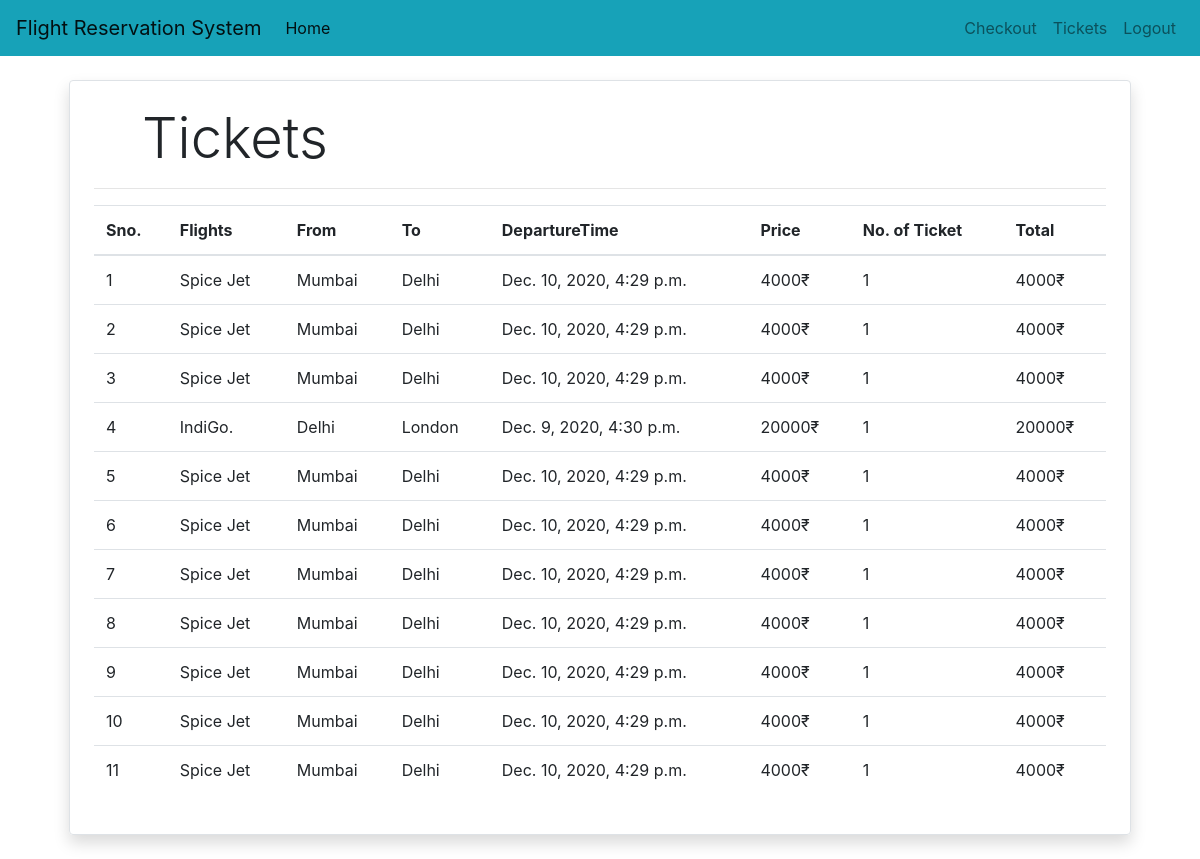
The app's page /BookedTicket (signed in) with its own data.
### Airline/models.py (models this page shows, shortened)
class Booking(models.Model):
    flight = models.ForeignKey(FlightDetail,
                                on_delete=models.CASCADE)
    passenger = models.ForeignKey(Passenger,
                                 on_delete=models.CASCADE)
    NumberOfTraveller = models.IntegerField(default=1)
    Price = models.IntegerField()
    date = models.DateTimeField(default=timezone.now)
    BookingId = models.CharField(max_length=50,null=True,blank=True)
    status = models.BooleanField(default=False)
    @staticmethod
    def get_Bookings_by_passenger(passenger_id):
        return Booking.objects.filter(passenger=passenger_id).order_by('-date')

class FlightDetail(models.Model):
    AirlineName = models.CharField(max_length=30,)
    FromLocation = models.ForeignKey(Place,on_delete=models.CASCADE,related_name='From',null=True,blank=True)
    ToLocation = models.ForeignKey(Place,on_delete=models.CASCADE,related_name='To',null=True,blank=True)
    DepartureTime = models.DateTimeField()
    ArrivalTime = models.DateTimeField(null=True, blank=True)
    Price = models.IntegerField()
    Duration = models.DurationField()
    AvailableSeat = models.IntegerField(null=True)

class Place(models.Model):
    name = models.CharField(max_length=50,null=True,blank=True)
    def __str__(self):
        return self.name

### Airline/views.py (the view)
# urls.py: path('BookedTicket', BookedTicketView.as_view() , name='BookedTicket'),
class BookedTicketView(View):
    def get(self , request ):
        passenger = request.session.get('passenger')
        Bookings = Booking.get_Bookings_by_passenger(passenger)
        print(Bookings)
        return render(request , 'BookedTicket.html'  , {'Bookings' : Bookings})

### Airline/templatetags/custom_filter.py (called while the page is built)
@register.filter(name='currency')
def currency(number):
    return str(number) + "₹ "

@register.filter(name='multiply')
def multiply(number , number1):
    return number * number1

### Airline/templates/BookedTicket.html
{% extends 'base.html' %}
{% block content %}
{% load cart %}
{% load custom_filter %}
<div class="container">
   <div class="border rounded p-4 m-4 shadow">
        <p class="display-4 pl-4 ml-4">Tickets</p>
        <hr>
        <table class="table">
            <thead>
                <tr>
                    <th>Sno.</th>
                    <th>Flights</th>
                    <th>From</th>
                    <th>To</th>
                    <th>DepartureTime</th>
                    <th>Price</th>
                    <th>No. of Ticket</th>
                    <th>Total</th>
                </tr>
            </thead>
            <tbody>
                {% for Booking in Bookings %}
                <tr>
                    <td>{{forloop.counter}}</td>
                    <td>{{Booking.flight.AirlineName}}</td>
                    <td>{{Booking.flight.FromLocation}}</td>
                    <td>{{Booking.flight.ToLocation}}</td>
                    <td>{{Booking.flight.DepartureTime}}</td>
                    <td>{{Booking.Price|currency}}</td>
                    <td>{{ Booking.NumberOfTraveller }}</td>
                    <td>{{ Booking.NumberOfTraveller|multiply:Booking.Price|currency }}</td>
                </tr>
                {% endfor %}
            </tbody>
        </table>
   </div>
</div>
{% endblock %}

### records on screen
Booking: flight.AirlineName "Spice Jet", flight.FromLocation "Mumbai", flight.ToLocation "Delhi", flight.DepartureTime "Dec. 10, 2020, 4:29 p.m.", Price "4000₹", NumberOfTraveller "1", NumberOfTraveller|multiply "4000₹"
Booking: flight.AirlineName "Spice Jet", flight.FromLocation "Mumbai", flight.ToLocation "Delhi", flight.DepartureTime "Dec. 10, 2020, 4:29 p.m.", Price "4000₹", NumberOfTraveller "1", NumberOfTraveller|multiply "4000₹"
Booking: flight.AirlineName "Spice Jet", flight.FromLocation "Mumbai", flight.ToLocation "Delhi", flight.DepartureTime "Dec. 10, 2020, 4:29 p.m.", Price "4000₹", NumberOfTraveller "1", NumberOfTraveller|multiply "4000₹"
Booking: flight.AirlineName "IndiGo.", flight.FromLocation "Delhi", flight.ToLocation "London", flight.DepartureTime "Dec. 9, 2020, 4:30 p.m.", Price "20000₹", NumberOfTraveller "1", NumberOfTraveller|multiply "20000₹"
Booking: flight.AirlineName "Spice Jet", flight.FromLocation "Mumbai", flight.ToLocation "Delhi", flight.DepartureTime "Dec. 10, 2020, 4:29 p.m.", Price "4000₹", NumberOfTraveller "1", NumberOfTraveller|multiply "4000₹"
Booking: flight.AirlineName "Spice Jet", flight.FromLocation "Mumbai", flight.ToLocation "Delhi", flight.DepartureTime "Dec. 10, 2020, 4:29 p.m.", Price "4000₹", NumberOfTraveller "1", NumberOfTraveller|multiply "4000₹"
Booking: flight.AirlineName "Spice Jet", flight.FromLocation "Mumbai", flight.ToLocation "Delhi", flight.DepartureTime "Dec. 10, 2020, 4:29 p.m.", Price "4000₹", NumberOfTraveller "1", NumberOfTraveller|multiply "4000₹"
Booking: flight.AirlineName "Spice Jet", flight.FromLocation "Mumbai", flight.ToLocation "Delhi", flight.DepartureTime "Dec. 10, 2020, 4:29 p.m.", Price "4000₹", NumberOfTraveller "1", NumberOfTraveller|multiply "4000₹"
Booking: flight.AirlineName "Spice Jet", flight.FromLocation "Mumbai", flight.ToLocation "Delhi", flight.DepartureTime "Dec. 10, 2020, 4:29 p.m.", Price "4000₹", NumberOfTraveller "1", NumberOfTraveller|multiply "4000₹"
Booking: flight.AirlineName "Spice Jet", flight.FromLocation "Mumbai", flight.ToLocation "Delhi", flight.DepartureTime "Dec. 10, 2020, 4:29 p.m.", Price "4000₹", NumberOfTraveller "1", NumberOfTraveller|multiply "4000₹"
Booking: flight.AirlineName "Spice Jet", flight.FromLocation "Mumbai", flight.ToLocation "Delhi", flight.DepartureTime "Dec. 10, 2020, 4:29 p.m.", Price "4000₹", NumberOfTraveller "1", NumberOfTraveller|multiply "4000₹"
